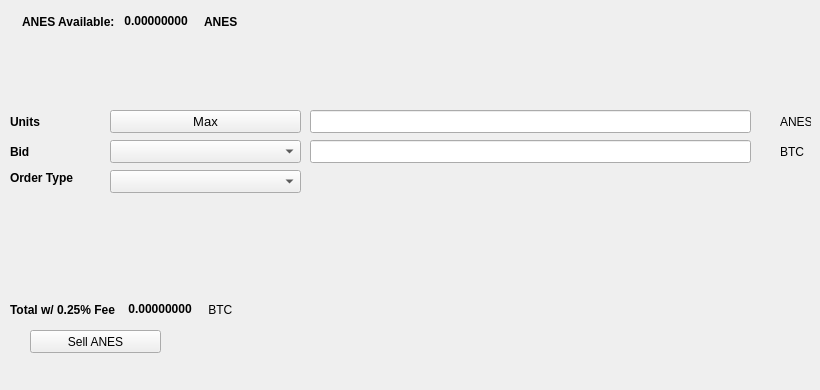
   <widget class="QWidget" name="SellTab">
    <attribute name="title">
     <string>Sell</string>
    </attribute>
    <widget class="QLabel" name="label_16">
     <property name="geometry">
      <rect>
       <x>780</x>
       <y>140</y>
       <width>31</width>
       <height>23</height>
      </rect>
     </property>
     <property name="text">
      <string>BTC</string>
     </property>
    </widget>
    <widget class="QComboBox" name="SellBidcomboBox">
     <property name="geometry">
      <rect>
       <x>110</x>
       <y>140</y>
       <width>191</width>
       <height>23</height>
      </rect>
     </property>
     <property name="font">
      <font>
       <pointsize>10</pointsize>
      </font>
     </property>
    </widget>
    <widget class="QLabel" name="label_18">
     <property name="geometry">
      <rect>
       <x>10</x>
       <y>110</y>
       <width>46</width>
       <height>23</height>
      </rect>
     </property>
     <property name="font">
      <font>
       <weight>75</weight>
       <bold>true</bold>
      </font>
     </property>
     <property name="text">
      <string>Units</string>
     </property>
    </widget>
    <widget class="QPushButton" name="Sell_Max_Amount">
     <property name="geometry">
      <rect>
       <x>110</x>
       <y>110</y>
       <width>191</width>
       <height>23</height>
      </rect>
     </property>
     <property name="font">
      <font>
       <pointsize>10</pointsize>
      </font>
     </property>
     <property name="text">
      <string>Max</string>
     </property>
    </widget>
    <widget class="QLabel" name="label_20">
     <property name="geometry">
      <rect>
       <x>10</x>
       <y>170</y>
       <width>91</width>
       <height>16</height>
      </rect>
     </property>
     <property name="font">
      <font>
       <weight>75</weight>
       <bold>true</bold>
      </font>
     </property>
     <property name="text">
      <string>Order Type</string>
     </property>
    </widget>
    <widget class="QComboBox" name="SellOrdertypeCombo">
     <property name="geometry">
      <rect>
       <x>110</x>
       <y>170</y>
       <width>191</width>
       <height>23</height>
      </rect>
     </property>
     <property name="font">
      <font>
       <pointsize>10</pointsize>
      </font>
     </property>
    </widget>
    <widget class="QLabel" name="label_21">
     <property name="geometry">
      <rect>
       <x>10</x>
       <y>140</y>
       <width>46</width>
       <height>23</height>
      </rect>
     </property>
     <property name="font">
      <font>
       <weight>75</weight>
       <bold>true</bold>
      </font>
     </property>
     <property name="text">
      <string>Bid</string>
     </property>
    </widget>
    <widget class="QLabel" name="label_22">
     <property name="geometry">
      <rect>
       <x>780</x>
       <y>110</y>
       <width>31</width>
       <height>23</height>
      </rect>
     </property>
     <property name="text">
      <string>ANES</string>
     </property>
    </widget>
    <widget class="QLineEdit" name="UnitsInputANES">
     <property name="geometry">
      <rect>
       <x>310</x>
       <y>110</y>
       <width>441</width>
       <height>23</height>
      </rect>
     </property>
     <property name="font">
      <font>
       <pointsize>9</pointsize>
       <weight>75</weight>
       <bold>true</bold>
      </font>
     </property>
    </widget>
    <widget class="QLineEdit" name="SellBidPriceEdit">
     <property name="geometry">
      <rect>
       <x>310</x>
       <y>140</y>
       <width>441</width>
       <height>23</height>
      </rect>
     </property>
     <property name="font">
      <font>
       <pointsize>9</pointsize>
       <weight>75</weight>
       <bold>true</bold>
      </font>
     </property>
    </widget>
    <widget class="QPushButton" name="SellANESBTN">
     <property name="geometry">
      <rect>
       <x>30</x>
       <y>330</y>
       <width>131</width>
       <height>23</height>
      </rect>
     </property>
     <property name="text">
      <string>Sell ANES</string>
     </property>
     <property name="icon">
      <iconset resource="../anes">
       <normaloff>:/icons/bitcoin</normaloff>:/icons/bitcoin</iconset>
     </property>
    </widget>
    <widget class="QWidget" name="layoutWidget3">
     <property name="geometry">
      <rect>
       <x>22</x>
       <y>12</y>
       <width>258</width>
       <height>19</height>
      </rect>
     </property>
     <layout class="QHBoxLayout" name="horizontalLayout">
      <item>
       <widget class="QLabel" name="label232_2">
        <property name="font">
         <font>
          <weight>75</weight>
          <bold>true</bold>
         </font>
        </property>
        <property name="text">
         <string>ANES Available:</string>
        </property>
       </widget>
      </item>
      <item>
       <widget class="QLabel" name="ANESAvailableLabel">
        <property name="palette">
         <palette>
          <active>
           <colorrole role="WindowText">
            <brush brushstyle="SolidPattern">
             <color alpha="255">
              <red>0</red>
              <green>0</green>
              <blue>0</blue>
             </color>
            </brush>
           </colorrole>
           <colorrole role="Button">
            <brush brushstyle="SolidPattern">
             <color alpha="255">
              <red>0</red>
              <green>170</green>
              <blue>0</blue>
             </color>
            </brush>
           </colorrole>
           <colorrole role="Light">
            <brush brushstyle="SolidPattern">
             <color alpha="255">
              <red>0</red>
              <green>255</green>
              <blue>0</blue>
             </color>
            </brush>
           </colorrole>
           <colorrole role="Midlight">
            <brush brushstyle="SolidPattern">
             <color alpha="255">
              <red>0</red>
              <green>212</green>
              <blue>0</blue>
             </color>
            </brush>
           </colorrole>
           <colorrole role="Dark">
            <brush brushstyle="SolidPattern">
             <color alpha="255">
              <red>0</red>
              <green>85</green>
              <blue>0</blue>
             </color>
            </brush>
           </colorrole>
           <colorrole role="Mid">
            <brush brushstyle="SolidPattern">
             <color alpha="255">
              <red>0</red>
              <green>113</green>
              <blue>0</blue>
             </color>
            </brush>
           </colorrole>
           <colorrole role="Text">
            <brush brushstyle="SolidPattern">
             <color alpha="255">
              <red>0</red>
              <green>170</green>
              <blue>0</blue>
             </color>
            </brush>
           </colorrole>
           <colorrole role="BrightText">
            <brush brushstyle="SolidPattern">
             <color alpha="255">
              <red>255</red>
              <green>255</green>
              <blue>255</blue>
             </color>
            </brush>
           </colorrole>
           <colorrole role="ButtonText">
            <brush brushstyle="SolidPattern">
             <color alpha="255">
              <red>0</red>
              <green>0</green>
              <blue>0</blue>
             </color>
            </brush>
           </colorrole>
           <colorrole role="Base">
            <brush brushstyle="SolidPattern">
             <color alpha="255">
              <red>255</red>
              <green>255</green>
              <blue>255</blue>
             </color>
            </brush>
           </colorrole>
           <colorrole role="Window">
            <brush brushstyle="SolidPattern">
             <color alpha="255">
              <red>0</red>
              <green>170</green>
              <blue>0</blue>
             </color>
            </brush>
           </colorrole>
           <colorrole role="Shadow">
            <brush brushstyle="SolidPattern">
             <color alpha="255">
              <red>0</red>
              <green>0</green>
              <blue>0</blue>
             </color>
            </brush>
           </colorrole>
           <colorrole role="AlternateBase">
            <brush brushstyle="SolidPattern">
             <color alpha="255">
              <red>127</red>
              <green>212</green>
              <blue>127</blue>
             </color>
            </brush>
           </colorrole>
           <colorrole role="ToolTipBase">
            <brush brushstyle="SolidPattern">
             <color alpha="255">
              <red>255</red>
              <green>255</green>
              <blue>220</blue>
             </color>
            </brush>
           </colorrole>
           <colorrole role="ToolTipText">
            <brush brushstyle="SolidPattern">
             <color alpha="255">
              <red>0</red>
              <green>0</green>
              <blue>0</blue>
             </color>
            </brush>
           </colorrole>
          </active>
          <inactive>
           <colorrole role="WindowText">
            <brush brushstyle="SolidPattern">
             <color alpha="255">
              <red>0</red>
              <green>0</green>
              <blue>0</blue>
             </color>
            </brush>
           </colorrole>
           <colorrole role="Button">
            <brush brushstyle="SolidPattern">
             <color alpha="255">
              <red>0</red>
              <green>170</green>
              <blue>0</blue>
             </color>
            </brush>
           </colorrole>
           <colorrole role="Light">
            <brush brushstyle="SolidPattern">
             <color alpha="255">
              <red>0</red>
              <green>255</green>
              <blue>0</blue>
             </color>
            </brush>
           </colorrole>
           <colorrole role="Midlight">
            <brush brushstyle="SolidPattern">
             <color alpha="255">
              <red>0</red>
              <green>212</green>
              <blue>0</blue>
             </color>
            </brush>
           </colorrole>
           <colorrole role="Dark">
            <brush brushstyle="SolidPattern">
             <color alpha="255">
              <red>0</red>
              <green>85</green>
              <blue>0</blue>
             </color>
            </brush>
           </colorrole>
           <colorrole role="Mid">
            <brush brushstyle="SolidPattern">
             <color alpha="255">
              <red>0</red>
              <green>113</green>
              <blue>0</blue>
             </color>
            </brush>
           </colorrole>
           <colorrole role="Text">
            <brush brushstyle="SolidPattern">
             <color alpha="255">
              <red>0</red>
              <green>170</green>
              <blue>0</blue>
             </color>
            </brush>
           </colorrole>
           <colorrole role="BrightText">
            <brush brushstyle="SolidPattern">
             <color alpha="255">
              <red>255</red>
              <green>255</green>
              <blue>255</blue>
             </color>
            </brush>
           </colorrole>
           <colorrole role="ButtonText">
            <brush brushstyle="SolidPattern">
             <color alpha="255">
              <red>0</red>
              <green>0</green>
              <blue>0</blue>
             </color>
            </brush>
           </colorrole>
           <colorrole role="Base">
            <brush brushstyle="SolidPattern">
             <color alpha="255">
              <red>255</red>
              <green>255</green>
              <blue>255</blue>
             </color>
            </brush>
           </colorrole>
           <colorrole role="Window">
            <brush brushstyle="SolidPattern">
             <color alpha="255">
              <red>0</red>
              <green>170</green>
              <blue>0</blue>
             </color>
            </brush>
           </colorrole>
           <colorrole role="Shadow">
            <brush brushstyle="SolidPattern">
             <color alpha="255">
              <red>0</red>
              <green>0</green>
              <blue>0</blue>
             </color>
            </brush>
           </colorrole>
           <colorrole role="AlternateBase">
            <brush brushstyle="SolidPattern">
             <color alpha="255">
              <red>127</red>
              <green>212</green>
              <blue>127</blue>
             </color>
            </brush>
           </colorrole>
           <colorrole role="ToolTipBase">
            <brush brushstyle="SolidPattern">
             <color alpha="255">
              <red>255</red>
              <green>255</green>
              <blue>220</blue>
             </color>
            </brush>
           </colorrole>
           <colorrole role="ToolTipText">
            <brush brushstyle="SolidPattern">
             <color alpha="255">
              <red>0</red>
              <green>0</green>
              <blue>0</blue>
             </color>
            </brush>
           </colorrole>
          </inactive>
          <disabled>
           <colorrole role="WindowText">
            <brush brushstyle="SolidPattern">
             <color alpha="255">
              <red>0</red>
              <green>85</green>
              <blue>0</blue>
             </color>
            </brush>
           </colorrole>
           <colorrole role="Button">
            <brush brushstyle="SolidPattern">
             <color alpha="255">
              <red>0</red>
              <green>170</green>
              <blue>0</blue>
             </color>
            </brush>
           </colorrole>
           <colorrole role="Light">
            <brush brushstyle="SolidPattern">
             <color alpha="255">
              <red>0</red>
              <green>255</green>
              <blue>0</blue>
             </color>
            </brush>
           </colorrole>
           <colorrole role="Midlight">
            <brush brushstyle="SolidPattern">
             <color alpha="255">
              <red>0</red>
              <green>212</green>
              <blue>0</blue>
             </color>
            </brush>
           </colorrole>
           <colorrole role="Dark">
            <brush brushstyle="SolidPattern">
             <color alpha="255">
              <red>0</red>
              <green>85</green>
              <blue>0</blue>
             </color>
            </brush>
           </colorrole>
           <colorrole role="Mid">
            <brush brushstyle="SolidPattern">
             <color alpha="255">
              <red>0</red>
              <green>113</green>
              <blue>0</blue>
             </color>
            </brush>
           </colorrole>
           <colorrole role="Text">
            <brush brushstyle="SolidPattern">
             <color alpha="255">
              <red>0</red>
              <green>85</green>
              <blue>0</blue>
             </color>
            </brush>
           </colorrole>
           <colorrole role="BrightText">
            <brush brushstyle="SolidPattern">
             <color alpha="255">
              <red>255</red>
              <green>255</green>
              <blue>255</blue>
             </color>
            </brush>
           </colorrole>
           <colorrole role="ButtonText">
            <brush brushstyle="SolidPattern">
             <color alpha="255">
              <red>0</red>
              <green>85</green>
              <blue>0</blue>
             </color>
            </brush>
           </colorrole>
           <colorrole role="Base">
            <brush brushstyle="SolidPattern">
             <color alpha="255">
              <red>0</red>
              <green>170</green>
              <blue>0</blue>
             </color>
            </brush>
           </colorrole>
           <colorrole role="Window">
            <brush brushstyle="SolidPattern">
             <color alpha="255">
              <red>0</red>
              <green>170</green>
              <blue>0</blue>
             </color>
            </brush>
           </colorrole>
           <colorrole role="Shadow">
            <brush brushstyle="SolidPattern">
             <color alpha="255">
              <red>0</red>
              <green>0</green>
              <blue>0</blue>
             </color>
            </brush>
           </colorrole>
           <colorrole role="AlternateBase">
            <brush brushstyle="SolidPattern">
             <color alpha="255">
              <red>0</red>
              <green>170</green>
              <blue>0</blue>
             </color>
            </brush>
           </colorrole>
           <colorrole role="ToolTipBase">
            <brush brushstyle="SolidPattern">
             <color alpha="255">
              <red>255</red>
              <green>255</green>
              <blue>220</blue>
             </color>
            </brush>
           </colorrole>
           <colorrole role="ToolTipText">
            <brush brushstyle="SolidPattern">
             <color alpha="255">
              <red>0</red>
              <green>0</green>
              <blue>0</blue>
             </color>
            </brush>
           </colorrole>
          </disabled>
         </palette>
        </property>
        <property name="font">
         <font>
          <weight>75</weight>
          <bold>true</bold>
         </font>
        </property>
        <property name="text">
         <string> 0.00000000 </string>
        </property>
        <property name="textInteractionFlags">
         <set>Qt::LinksAccessibleByMouse|Qt::TextSelectableByKeyboard|Qt::TextSelectableByMouse</set>
        </property>
       </widget>
      </item>
      <item>
       <widget class="QLabel" name="labelANES">
        <property name="font">
         <font>
          <weight>75</weight>
          <bold>true</bold>
         </font>
        </property>
        <property name="text">
         <string>ANES</string>
        </property>
       </widget>
      </item>
     </layout>
    </widget>
    <widget class="QWidget" name="layoutWidget">
     <property name="geometry">
      <rect>
       <x>10</x>
       <y>300</y>
       <width>268</width>
       <height>19</height>
      </rect>
     </property>
     <layout class="QHBoxLayout" name="horizontalLayout_2">
      <item>
       <widget class="QLabel" name="label_19">
        <property name="font">
         <font>
          <weight>75</weight>
          <bold>true</bold>
         </font>
        </property>
        <property name="text">
         <string>Total w/ 0.25% Fee </string>
        </property>
       </widget>
      </item>
      <item>
       <widget class="QLabel" name="SellCostLabel">
        <property name="palette">
         <palette>
          <active>
           <colorrole role="WindowText">
            <brush brushstyle="SolidPattern">
             <color alpha="255">
              <red>0</red>
              <green>0</green>
              <blue>0</blue>
             </color>
            </brush>
           </colorrole>
           <colorrole role="Button">
            <brush brushstyle="SolidPattern">
             <color alpha="255">
              <red>0</red>
              <green>170</green>
              <blue>0</blue>
             </color>
            </brush>
           </colorrole>
           <colorrole role="Light">
            <brush brushstyle="SolidPattern">
             <color alpha="255">
              <red>0</red>
              <green>255</green>
              <blue>0</blue>
             </color>
            </brush>
           </colorrole>
           <colorrole role="Midlight">
            <brush brushstyle="SolidPattern">
             <color alpha="255">
              <red>0</red>
              <green>212</green>
              <blue>0</blue>
             </color>
            </brush>
           </colorrole>
           <colorrole role="Dark">
            <brush brushstyle="SolidPattern">
             <color alpha="255">
              <red>0</red>
              <green>85</green>
              <blue>0</blue>
             </color>
            </brush>
           </colorrole>
           <colorrole role="Mid">
            <brush brushstyle="SolidPattern">
             <color alpha="255">
              <red>0</red>
              <green>113</green>
              <blue>0</blue>
             </color>
            </brush>
           </colorrole>
           <colorrole role="Text">
            <brush brushstyle="SolidPattern">
             <color alpha="255">
              <red>0</red>
              <green>170</green>
              <blue>0</blue>
             </color>
            </brush>
           </colorrole>
           <colorrole role="BrightText">
            <brush brushstyle="SolidPattern">
             <color alpha="255">
              <red>255</red>
              <green>255</green>
              <blue>255</blue>
             </color>
            </brush>
           </colorrole>
           <colorrole role="ButtonText">
            <brush brushstyle="SolidPattern">
             <color alpha="255">
              <red>0</red>
              <green>0</green>
              <blue>0</blue>
             </color>
            </brush>
           </colorrole>
           <colorrole role="Base">
            <brush brushstyle="SolidPattern">
             <color alpha="255">
              <red>255</red>
              <green>255</green>
              <blue>255</blue>
             </color>
            </brush>
           </colorrole>
           <colorrole role="Window">
            <brush brushstyle="SolidPattern">
             <color alpha="255">
              <red>0</red>
              <green>170</green>
              <blue>0</blue>
             </color>
            </brush>
           </colorrole>
           <colorrole role="Shadow">
            <brush brushstyle="SolidPattern">
             <color alpha="255">
              <red>0</red>
              <green>0</green>
              <blue>0</blue>
             </color>
            </brush>
           </colorrole>
           <colorrole role="AlternateBase">
            <brush brushstyle="SolidPattern">
             <color alpha="255">
              <red>127</red>
              <green>212</green>
              <blue>127</blue>
             </color>
            </brush>
           </colorrole>
           <colorrole role="ToolTipBase">
            <brush brushstyle="SolidPattern">
             <color alpha="255">
              <red>255</red>
              <green>255</green>
              <blue>220</blue>
             </color>
            </brush>
           </colorrole>
           <colorrole role="ToolTipText">
            <brush brushstyle="SolidPattern">
             <color alpha="255">
              <red>0</red>
              <green>0</green>
              <blue>0</blue>
             </color>
            </brush>
           </colorrole>
          </active>
          <inactive>
           <colorrole role="WindowText">
            <brush brushstyle="SolidPattern">
             <color alpha="255">
              <red>0</red>
              <green>0</green>
              <blue>0</blue>
             </color>
            </brush>
           </colorrole>
           <colorrole role="Button">
            <brush brushstyle="SolidPattern">
             <color alpha="255">
              <red>0</red>
              <green>170</green>
              <blue>0</blue>
             </color>
            </brush>
           </colorrole>
           <colorrole role="Light">
            <brush brushstyle="SolidPattern">
             <color alpha="255">
              <red>0</red>
              <green>255</green>
              <blue>0</blue>
             </color>
            </brush>
           </colorrole>
           <colorrole role="Midlight">
            <brush brushstyle="SolidPattern">
             <color alpha="255">
              <red>0</red>
              <green>212</green>
              <blue>0</blue>
             </color>
            </brush>
           </colorrole>
           <colorrole role="Dark">
            <brush brushstyle="SolidPattern">
             <color alpha="255">
              <red>0</red>
              <green>85</green>
              <blue>0</blue>
             </color>
            </brush>
           </colorrole>
           <colorrole role="Mid">
            <brush brushstyle="SolidPattern">
             <color alpha="255">
              <red>0</red>
              <green>113</green>
              <blue>0</blue>
             </color>
            </brush>
           </colorrole>
           <colorrole role="Text">
            <brush brushstyle="SolidPattern">
             <color alpha="255">
              <red>0</red>
              <green>170</green>
              <blue>0</blue>
             </color>
            </brush>
           </colorrole>
           <colorrole role="BrightText">
            <brush brushstyle="SolidPattern">
             <color alpha="255">
              <red>255</red>
              <green>255</green>
              <blue>255</blue>
             </color>
            </brush>
           </colorrole>
           <colorrole role="ButtonText">
            <brush brushstyle="SolidPattern">
             <color alpha="255">
              <red>0</red>
              <green>0</green>
              <blue>0</blue>
             </color>
            </brush>
           </colorrole>
           <colorrole role="Base">
            <brush brushstyle="SolidPattern">
             <color alpha="255">
              <red>255</red>
              <green>255</green>
              <blue>255</blue>
             </color>
            </brush>
           </colorrole>
           <colorrole role="Window">
            <brush brushstyle="SolidPattern">
             <color alpha="255">
              <red>0</red>
              <green>170</green>
              <blue>0</blue>
             </color>
            </brush>
           </colorrole>
           <colorrole role="Shadow">
            <brush brushstyle="SolidPattern">
             <color alpha="255">
              <red>0</red>
              <green>0</green>
              <blue>0</blue>
             </color>
            </brush>
           </colorrole>
           <colorrole role="AlternateBase">
            <brush brushstyle="SolidPattern">
             <color alpha="255">
              <red>127</red>
              <green>212</green>
              <blue>127</blue>
             </color>
            </brush>
           </colorrole>
           <colorrole role="ToolTipBase">
            <brush brushstyle="SolidPattern">
             <color alpha="255">
              <red>255</red>
              <green>255</green>
              <blue>220</blue>
             </color>
            </brush>
           </colorrole>
           <colorrole role="ToolTipText">
            <brush brushstyle="SolidPattern">
             <color alpha="255">
              <red>0</red>
              <green>0</green>
              <blue>0</blue>
             </color>
            </brush>
           </colorrole>
          </inactive>
          <disabled>
           <colorrole role="WindowText">
            <brush brushstyle="SolidPattern">
             <color alpha="255">
              <red>0</red>
              <green>85</green>
              <blue>0</blue>
             </color>
            </brush>
           </colorrole>
           <colorrole role="Button">
            <brush brushstyle="SolidPattern">
             <color alpha="255">
              <red>0</red>
              <green>170</green>
              <blue>0</blue>
             </color>
            </brush>
           </colorrole>
           <colorrole role="Light">
            <brush brushstyle="SolidPattern">
             <color alpha="255">
              <red>0</red>
              <green>255</green>
              <blue>0</blue>
             </color>
            </brush>
           </colorrole>
           <colorrole role="Midlight">
            <brush brushstyle="SolidPattern">
             <color alpha="255">
              <red>0</red>
              <green>212</green>
              <blue>0</blue>
             </color>
            </brush>
           </colorrole>
           <colorrole role="Dark">
            <brush brushstyle="SolidPattern">
             <color alpha="255">
              <red>0</red>
              <green>85</green>
              <blue>0</blue>
             </color>
            </brush>
           </colorrole>
           <colorrole role="Mid">
            <brush brushstyle="SolidPattern">
             <color alpha="255">
              <red>0</red>
              <green>113</green>
              <blue>0</blue>
             </color>
            </brush>
           </colorrole>
           <colorrole role="Text">
            <brush brushstyle="SolidPattern">
             <color alpha="255">
              <red>0</red>
              <green>85</green>
              <blue>0</blue>
             </color>
            </brush>
           </colorrole>
           <colorrole role="BrightText">
            <brush brushstyle="SolidPattern">
             <color alpha="255">
              <red>255</red>
              <green>255</green>
              <blue>255</blue>
             </color>
            </brush>
           </colorrole>
           <colorrole role="ButtonText">
            <brush brushstyle="SolidPattern">
             <color alpha="255">
              <red>0</red>
              <green>85</green>
              <blue>0</blue>
             </color>
            </brush>
           </colorrole>
           <colorrole role="Base">
            <brush brushstyle="SolidPattern">
             <color alpha="255">
              <red>0</red>
              <green>170</green>
              <blue>0</blue>
             </color>
            </brush>
           </colorrole>
           <colorrole role="Window">
            <brush brushstyle="SolidPattern">
             <color alpha="255">
              <red>0</red>
              <green>170</green>
              <blue>0</blue>
             </color>
            </brush>
           </colorrole>
           <colorrole role="Shadow">
            <brush brushstyle="SolidPattern">
             <color alpha="255">
              <red>0</red>
              <green>0</green>
              <blue>0</blue>
             </color>
            </brush>
           </colorrole>
           <colorrole role="AlternateBase">
            <brush brushstyle="SolidPattern">
             <color alpha="255">
              <red>0</red>
              <green>170</green>
              <blue>0</blue>
             </color>
            </brush>
           </colorrole>
           <colorrole role="ToolTipBase">
            <brush brushstyle="SolidPattern">
             <color alpha="255">
              <red>255</red>
              <green>255</green>
              <blue>220</blue>
             </color>
            </brush>
           </colorrole>
           <colorrole role="ToolTipText">
            <brush brushstyle="SolidPattern">
             <color alpha="255">
              <red>0</red>
              <green>0</green>
              <blue>0</blue>
             </color>
            </brush>
           </colorrole>
          </disabled>
         </palette>
        </property>
        <property name="font">
         <font>
          <weight>75</weight>
          <bold>true</bold>
         </font>
        </property>
        <property name="autoFillBackground">
         <bool>false</bool>
        </property>
        <property name="text">
         <string> 0.00000000</string>
        </property>
        <property name="textInteractionFlags">
         <set>Qt::LinksAccessibleByMouse|Qt::TextSelectableByMouse</set>
        </property>
       </widget>
      </item>
      <item>
       <widget class="QLabel" name="label_17">
        <property name="font">
         <font>
          <weight>50</weight>
          <bold>false</bold>
         </font>
        </property>
        <property name="text">
         <string> BTC</string>
        </property>
       </widget>
      </item>
     </layout>
    </widget>
    <widget class="QLabel" name="label_23">
     <property name="geometry">
      <rect>
       <x>460</x>
       <y>300</y>
       <width>281</width>
       <height>81</height>
      </rect>
     </property>
     <property name="text">
      <string/>
     </property>
     <property name="pixmap">
      <pixmap>:/images/bittrex</pixmap>
     </property>
    </widget>
   </widget>
